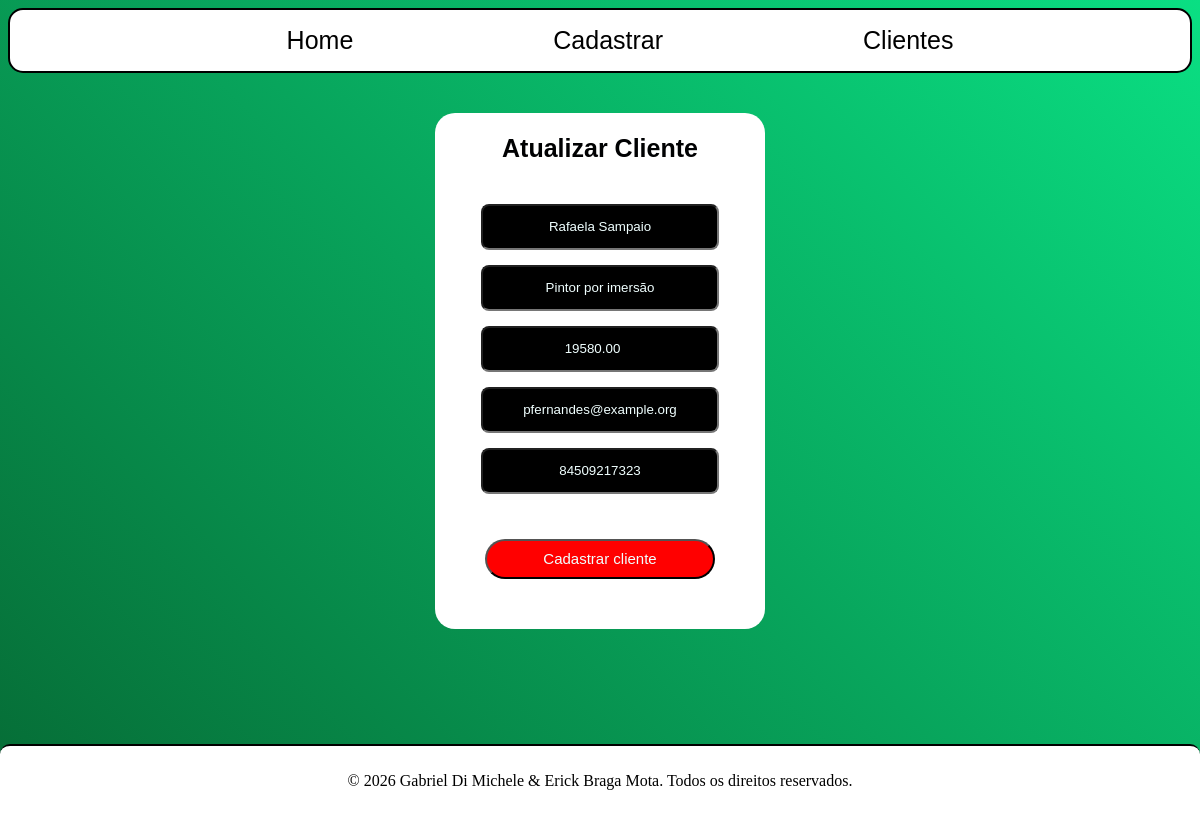
Screenshot of /editar/7 with the database file from the repository.
### app.py (models this page shows, shortened)
class Clientes(db.Model):
    id_cliente = db.Column(db.Integer, primary_key=True)
    nome_cliente = db.Column(db.String(40), nullable=False)
    cargo_cliente = db.Column(db.String(40), nullable=False)
    salario_cliente = db.Column(db.Numeric(precision=10, scale=2), nullable=False)
    email_cliente = db.Column(db.String(50), nullable=True)
    cpf_cliente = db.Column(db.String(11), unique=True , nullable=True)

### app.py (the view, shortened to what this page needs)
@app.route('/editar/<int:id_cliente>', methods=["GET","POST"])
def editar(id_cliente):
    cliente = Clientes.query.get_or_404(id_cliente)
    return render_template("editar.html", cliente=cliente)

### templates/editar.html
{% extends 'base.html' %}
{% block conteudo %}
<div class="div-pai">
    <section class="section-cadastro">
        <h2 class="h2-cadastrar">Atualizar Cliente</h2>
        <form action="{{ url_for('editar', id_cliente=cliente.id_cliente) }}" method="POST" class="form-cadastro">
            <div class="div-inputs">
                <input class="input-nome" type="text" name="nome_cliente" value="{{ cliente.nome_cliente }}" placeholder="Nome cliente" required>
                <input class="input-cargo" type="text" name="cargo_cliente" value="{{ cliente.cargo_cliente }}" placeholder="Cargo Cliente" required>
                <input class="input-salario" type="number" name="salario_cliente" step="0.01" value="{{ cliente.salario_cliente }}" placeholder="Salário Cliente" required>
                <input class="input-email" type="email" name="email_cliente" value="{{ cliente.email_cliente }}" placeholder="Email Cliente" required>
                <input class="input-cpf" type="text" name="cpf_cliente" value="{{ cliente.cpf_cliente }}" placeholder="CPF Cliente" pattern="\d{11}"
                    title="Digite um CPF válido com 11 dígitos" required>
                <input class="botao-submit" type="submit" value="Cadastrar cliente">
            </div>
        </form>
    </section>
    {% endblock conteudo %}

### static/style.css (style rules this page uses)
.body-base { display: flex; flex-direction: column; background: linear-gradient(45deg, #066b35, #0adf83); min-height: 100vh; box-sizing: border-box; overflow: hidden; }
.h2-cadastrar { color: rgb(0, 1, 2); font-family: 'Franklin Gothic Medium', 'Arial Narrow', Arial, sans-serif; font-size: 25px; }
.div-pai { display: flex; justify-content: center; margin: 40px; }
.section-cadastro { display: flex; flex-direction: column; justify-content: center; align-items: center; background-color: #ffffff; border-radius: 20px; width: 330px; }
.div-inputs { display: flex; flex-direction: column; gap: 15px; align-items: center; padding: 20px; }
.input-nome, .input-cargo, .input-salario, .input-email, .input-cpf { border-radius: 8px; color: azure; background-color: #000000; height: 40px; width: 230px; text-align: center; }
.input-nome::placeholder, .input-cargo::placeholder, .input-salario::placeholder, .input-email::placeholder, .input-cpf::placeholder { color: #fefefe48; font-size: 16px; opacity: 4; }
.botao-submit { color: azure; background-color: red; border-radius: 20px; font-size: 15px; height: 40px; width: 230px; margin: 30px 0px }

### rows the page displays
Clientes: nome_cliente "Rafaela Sampaio", cargo_cliente "Pintor por imersão", salario_cliente "19580.00", email_cliente "pfernandes@example.org", cpf_cliente "84509217323"
